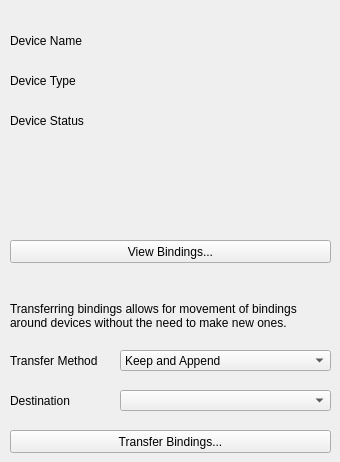
   <widget class="QWidget" name="device_props_page">
    <widget class="QPushButton" name="view_bindings_button">
     <property name="geometry">
      <rect>
       <x>10</x>
       <y>240</y>
       <width>321</width>
       <height>23</height>
      </rect>
     </property>
     <property name="palette">
      <palette>
       <active>
        <colorrole role="Base">
         <brush brushstyle="SolidPattern">
          <color alpha="255">
           <red>0</red>
           <green>0</green>
           <blue>40</blue>
          </color>
         </brush>
        </colorrole>
       </active>
       <inactive>
        <colorrole role="Base">
         <brush brushstyle="SolidPattern">
          <color alpha="255">
           <red>46</red>
           <green>47</green>
           <blue>48</blue>
          </color>
         </brush>
        </colorrole>
       </inactive>
       <disabled>
        <colorrole role="Base">
         <brush brushstyle="SolidPattern">
          <color alpha="255">
           <red>68</red>
           <green>68</green>
           <blue>68</blue>
          </color>
         </brush>
        </colorrole>
       </disabled>
      </palette>
     </property>
     <property name="font">
      <font>
       <family>Tahoma</family>
       <pointsize>9</pointsize>
      </font>
     </property>
     <property name="cursor">
      <cursorShape>PointingHandCursor</cursorShape>
     </property>
     <property name="text">
      <string>View Bindings...</string>
     </property>
    </widget>
    <widget class="QLabel" name="device_type_label">
     <property name="geometry">
      <rect>
       <x>10</x>
       <y>70</y>
       <width>101</width>
       <height>21</height>
      </rect>
     </property>
     <property name="font">
      <font>
       <family>Tahoma</family>
       <pointsize>9</pointsize>
      </font>
     </property>
     <property name="text">
      <string>Device Type</string>
     </property>
    </widget>
    <widget class="QLabel" name="device_name_label">
     <property name="geometry">
      <rect>
       <x>10</x>
       <y>30</y>
       <width>101</width>
       <height>21</height>
      </rect>
     </property>
     <property name="font">
      <font>
       <family>Tahoma</family>
       <pointsize>9</pointsize>
      </font>
     </property>
     <property name="text">
      <string>Device Name</string>
     </property>
    </widget>
    <widget class="QLabel" name="device_name_text">
     <property name="geometry">
      <rect>
       <x>110</x>
       <y>30</y>
       <width>221</width>
       <height>21</height>
      </rect>
     </property>
     <property name="font">
      <font>
       <family>Tahoma</family>
       <pointsize>11</pointsize>
      </font>
     </property>
     <property name="text">
      <string>&lt;Device Name&gt;</string>
     </property>
     <property name="alignment">
      <set>Qt::AlignRight|Qt::AlignTrailing|Qt::AlignVCenter</set>
     </property>
    </widget>
    <widget class="QLabel" name="device_type_text">
     <property name="geometry">
      <rect>
       <x>110</x>
       <y>70</y>
       <width>221</width>
       <height>21</height>
      </rect>
     </property>
     <property name="font">
      <font>
       <family>Tahoma</family>
       <pointsize>11</pointsize>
      </font>
     </property>
     <property name="text">
      <string>&lt;Device Type&gt;</string>
     </property>
     <property name="alignment">
      <set>Qt::AlignRight|Qt::AlignTrailing|Qt::AlignVCenter</set>
     </property>
    </widget>
    <widget class="QComboBox" name="transfer_bindings_name_editor">
     <property name="geometry">
      <rect>
       <x>120</x>
       <y>390</y>
       <width>211</width>
       <height>21</height>
      </rect>
     </property>
     <property name="font">
      <font>
       <family>Tahoma</family>
       <pointsize>9</pointsize>
      </font>
     </property>
    </widget>
    <widget class="QComboBox" name="transfer_bindings_method_editor">
     <property name="geometry">
      <rect>
       <x>120</x>
       <y>350</y>
       <width>211</width>
       <height>21</height>
      </rect>
     </property>
     <property name="font">
      <font>
       <family>Tahoma</family>
       <pointsize>9</pointsize>
      </font>
     </property>
     <item>
      <property name="text">
       <string>Keep and Append</string>
      </property>
     </item>
     <item>
      <property name="text">
       <string>Remove and Append</string>
      </property>
     </item>
     <item>
      <property name="text">
       <string>Remove and Replace</string>
      </property>
     </item>
    </widget>
    <widget class="QLabel" name="transfer_bindings_method_label">
     <property name="geometry">
      <rect>
       <x>10</x>
       <y>350</y>
       <width>111</width>
       <height>21</height>
      </rect>
     </property>
     <property name="font">
      <font>
       <family>Tahoma</family>
       <pointsize>9</pointsize>
      </font>
     </property>
     <property name="text">
      <string>Transfer Method</string>
     </property>
    </widget>
    <widget class="QLabel" name="transfer_bindings_name_label">
     <property name="geometry">
      <rect>
       <x>10</x>
       <y>390</y>
       <width>111</width>
       <height>21</height>
      </rect>
     </property>
     <property name="font">
      <font>
       <family>Tahoma</family>
       <pointsize>9</pointsize>
      </font>
     </property>
     <property name="text">
      <string>Destination</string>
     </property>
    </widget>
    <widget class="QPushButton" name="transfer_bindings_button">
     <property name="geometry">
      <rect>
       <x>10</x>
       <y>430</y>
       <width>321</width>
       <height>23</height>
      </rect>
     </property>
     <property name="font">
      <font>
       <family>Tahoma</family>
       <pointsize>9</pointsize>
      </font>
     </property>
     <property name="cursor">
      <cursorShape>PointingHandCursor</cursorShape>
     </property>
     <property name="text">
      <string>Transfer Bindings...</string>
     </property>
    </widget>
    <widget class="QLabel" name="transfer_bindings_label">
     <property name="geometry">
      <rect>
       <x>10</x>
       <y>300</y>
       <width>321</width>
       <height>31</height>
      </rect>
     </property>
     <property name="font">
      <font>
       <family>Tahoma</family>
       <pointsize>9</pointsize>
      </font>
     </property>
     <property name="text">
      <string>Transferring bindings allows for movement of bindings around devices without the need to make new ones.</string>
     </property>
     <property name="wordWrap">
      <bool>true</bool>
     </property>
    </widget>
    <widget class="QLabel" name="device_status_label">
     <property name="geometry">
      <rect>
       <x>10</x>
       <y>110</y>
       <width>101</width>
       <height>21</height>
      </rect>
     </property>
     <property name="font">
      <font>
       <family>Tahoma</family>
       <pointsize>9</pointsize>
      </font>
     </property>
     <property name="text">
      <string>Device Status</string>
     </property>
    </widget>
    <widget class="QLabel" name="device_status_text">
     <property name="geometry">
      <rect>
       <x>110</x>
       <y>110</y>
       <width>221</width>
       <height>21</height>
      </rect>
     </property>
     <property name="font">
      <font>
       <family>Tahoma</family>
       <pointsize>11</pointsize>
      </font>
     </property>
     <property name="text">
      <string>&lt;Device Status&gt;</string>
     </property>
     <property name="alignment">
      <set>Qt::AlignRight|Qt::AlignTrailing|Qt::AlignVCenter</set>
     </property>
    </widget>
   </widget>
